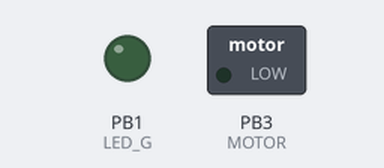
Simulated run of this sketch. Board: ATtiny85, built with avr-gcc and run on an emulated ATtiny85. Shown: switched loads named in the sketch (green lamp = pin HIGH), output pins drawn as LEDs (lit = HIGH). Sleep ends after the set time or at an interrupt.

Above: at 0.1 s.
At 8.3 s:
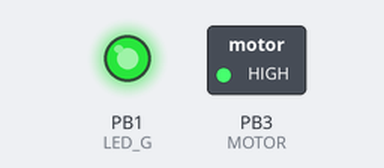
Timing chart, 0 to 9.8 s (numbered marks = the images above):
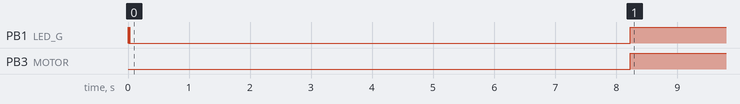

Measured:
- by itself, PB1 (LED_G): HIGH → LOW at 0.01 s, → HIGH 0.01 s later, → LOW 0.01 s later, → HIGH 8.2 s later
- by itself, PB3 (MOTOR): LOW → HIGH at 8.2 s

The sketch:

SolarDreher.ino
```cpp
#include <avr/sleep.h>
#include <avr/wdt.h>

#define LED_G PB1
#define LED_R PB0
#define MOTOR PB3

volatile uint8_t ctr = 0;
volatile boolean bootup = true;

void setup() {
  // put your setup code here, to run once:
  enable();
  digitalWrite(LED_G,HIGH);
  delay(10);
  digitalWrite(LED_G,LOW);
  delay(10);
  digitalWrite(LED_G,HIGH);
  delay(10);
  digitalWrite(LED_G,LOW);
  disable();
  set_sleep_mode(SLEEP_MODE_PWR_DOWN);
  sleep_enable();
  setup_watchdog(9);//Aufwachen in 8 Sekunden
  disable();
  sleep_mode();//Einschlafen
}

void enable() {
  if (readVcc()<2200){
    pinMode(LED_R, OUTPUT);
  }
  pinMode(LED_G, OUTPUT);
  pinMode(MOTOR, OUTPUT);
  ADCSRA |= (1 << ADEN); //ADC EIN
}

void disable() {
  digitalWrite(LED_G, LOW);
  digitalWrite(LED_R, LOW);
  digitalWrite(MOTOR, LOW);
  pinMode(LED_G, INPUT);
  pinMode(MOTOR, INPUT);
  pinMode(LED_R, INPUT);
  ADCSRA &= ~(1 << ADEN); //ADC AUS
}

//Watchdog einstellen
void setup_watchdog(uint8_t pre) {
  if (pre > 9) pre = 9;
  byte bb = pre & 7;
  if (pre > 7) bb |= (1 << 5);

  //setzen
  MCUSR &= ~(1 << WDRF); //Watchdog zurücksetzen
  WDTCR |= (1 << WDCE) | (1 << WDE); //Watchdog ein
  WDTCR = bb;//Zeit setzen
  WDTCR |= _BV(WDIE);//Watchdog Interrupt ein
}

//Aus Internet kopiert
long readVcc() {
  // Read 1.1V reference against AVcc
  // set the reference to Vcc and the measurement to the internal 1.1V reference
  ADMUX = _BV(MUX3) | _BV(MUX2);

  delay(2); // Wait for Vref to settle
  ADCSRA |= _BV(ADSC); // Start conversion
  while (bit_is_set(ADCSRA, ADSC)); // measuring

  uint8_t low  = ADCL; // must read ADCL first - it then locks ADCH
  uint8_t high = ADCH; // unlocks both

  long result = (high << 8) | low;

  result = 1125300L / result; // Calculate Vcc (in mV); 1125300 = 1.1*1023*1000
  return result; // Vcc in millivolts
}

void loop() {
  setup_watchdog(9);//Aufwachen in 8 Sekunden
  enable();

  long vt=readVcc();
  if(vt > 2600){
    bootup=false;
  }else if(vt < 2100){
    bootup=true;
  }

  //Regelmäßig anschupsen
  if ((ctr%3==0) && (readVcc() > 2300) && (bootup==false)) {
    uint8_t dreh_max=20-floor((readVcc()/1000)*3);
    digitalWrite(MOTOR, HIGH);
    for (uint8_t i = 0; (i < dreh_max) && (readVcc() > 2000); i++) {
      delay(5);
    }
    digitalWrite(MOTOR, LOW);
  }

  //Überspannungsschutz
  while(readVcc()>5000){
    wdt_reset();
    digitalWrite(MOTOR, HIGH);
    digitalWrite(LED_G, HIGH);
    delay(100);
  }
  digitalWrite(MOTOR, LOW);
  digitalWrite(LED_G, LOW);

  //Ausgabe der Spannung
  uint16_t v = readVcc();
  if ((ctr % 3) == 0 && v>=2200) {
    uint16_t v = readVcc();
    while (v > 1000) {
      digitalWrite(LED_G, HIGH);
      v = v - 1000;
      delay(300);
      digitalWrite(LED_G, LOW);
      delay(300);
    }
    while (v > 100) {
      digitalWrite(LED_G, HIGH);
      v = v - 100;
      delay(10);
      digitalWrite(LED_G, LOW);
      delay(400);
    }
  }

  //Roter Blitz bei Unterspannung
  if (readVcc() <=2200){
    digitalWrite(LED_R, HIGH);
    delay(10);
    digitalWrite(LED_R, LOW);
  }

  /*
  //Kondensator voll
  if (readVcc() > 5000) {
    digitalWrite(MOTOR, HIGH);
    while (readVcc() > 4800) {
      wdt_reset();//Zeit erkaufen--> neue 8 Sekunden
      delay(100);
    }
  }*/

  disable();
  sleep_mode();//Einschlafen
}

ISR(WDT_vect) {
  //Wird vom Watchdog aufgerufen, um zu starten
  ctr++;
}
```
